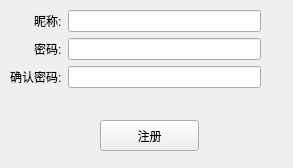
<?xml version="1.0" encoding="UTF-8"?>
<ui version="4.0">
 <class>RegDialog</class>
 <widget class="QDialog" name="RegDialog">
  <property name="geometry">
   <rect>
    <x>0</x>
    <y>0</y>
    <width>293</width>
    <height>168</height>
   </rect>
  </property>
  <property name="windowTitle">
   <string>Dialog</string>
  </property>
  <widget class="QWidget" name="formLayoutWidget">
   <property name="geometry">
    <rect>
     <x>10</x>
     <y>10</y>
     <width>251</width>
     <height>95</height>
    </rect>
   </property>
   <layout class="QFormLayout" name="formLayout">
    <property name="labelAlignment">
     <set>Qt::AlignRight|Qt::AlignTrailing|Qt::AlignVCenter</set>
    </property>
    <item row="0" column="0">
     <widget class="QLabel" name="Label">
      <property name="text">
       <string>昵称:</string>
      </property>
     </widget>
    </item>
    <item row="0" column="1">
     <widget class="QLineEdit" name="nameEdit"/>
    </item>
    <item row="1" column="0">
     <widget class="QLabel" name="Label_2">
      <property name="text">
       <string>密码:</string>
      </property>
     </widget>
    </item>
    <item row="1" column="1">
     <widget class="QLineEdit" name="passwdEdit">
      <property name="echoMode">
       <enum>QLineEdit::Password</enum>
      </property>
     </widget>
    </item>
    <item row="2" column="0">
     <widget class="QLabel" name="Label_3">
      <property name="text">
       <string>确认密码:</string>
      </property>
     </widget>
    </item>
    <item row="2" column="1">
     <widget class="QLineEdit" name="passwdEdit2">
      <property name="echoMode">
       <enum>QLineEdit::Password</enum>
      </property>
     </widget>
    </item>
   </layout>
  </widget>
  <widget class="QPushButton" name="regButton">
   <property name="geometry">
    <rect>
     <x>100</x>
     <y>120</y>
     <width>99</width>
     <height>31</height>
    </rect>
   </property>
   <property name="text">
    <string>注册</string>
   </property>
   <property name="autoDefault">
    <bool>false</bool>
   </property>
  </widget>
 </widget>
 <resources/>
 <connections/>
</ui>
